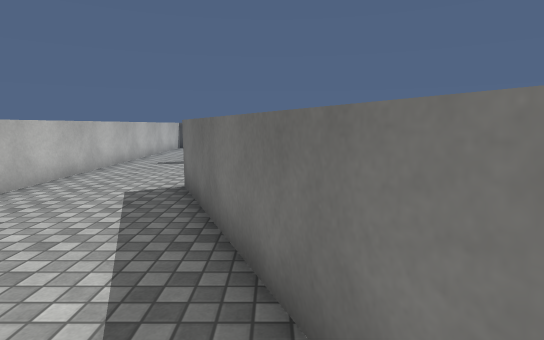
View 1 (above)

24 first-person views from a walk through a Unity game level. The camera is 1.4 m above the floor, tilts 8° down and sees 80° across. The floor is counted in squares, 1 m on a side. Each view is taken from the middle of a square. On the plan, view 1 faces up. The plan holds only what a view shows up to about 15 squares ahead; the rest is blank. The place goes on beyond the plan. The player character is not drawn. Surface patterns are stand-ins for the level's own textures.

View 2
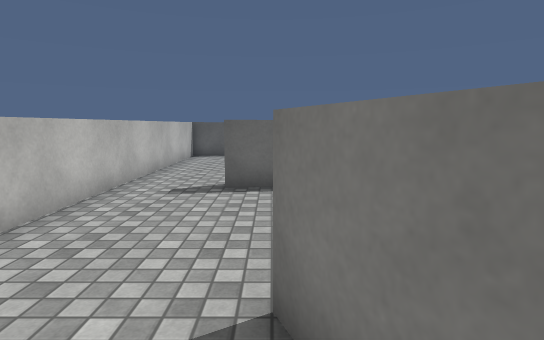

View 3
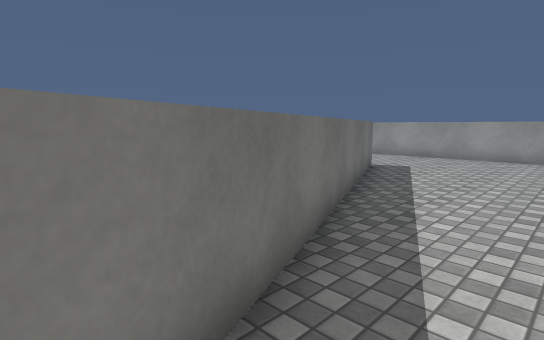

View 4
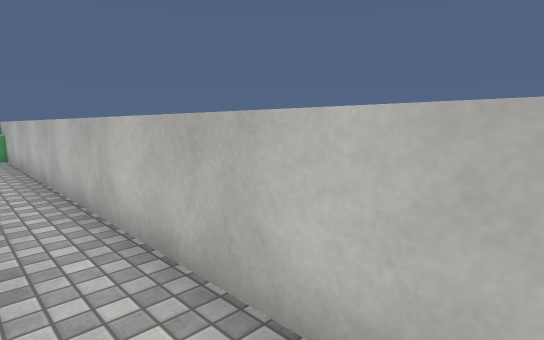

View 5
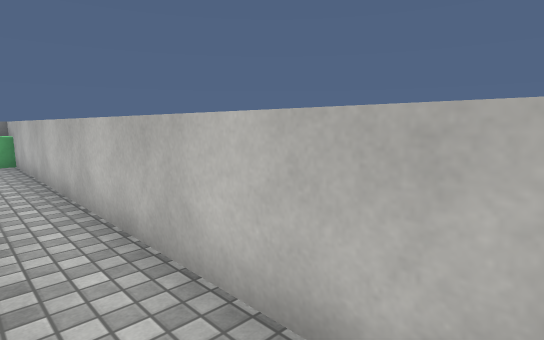

View 6
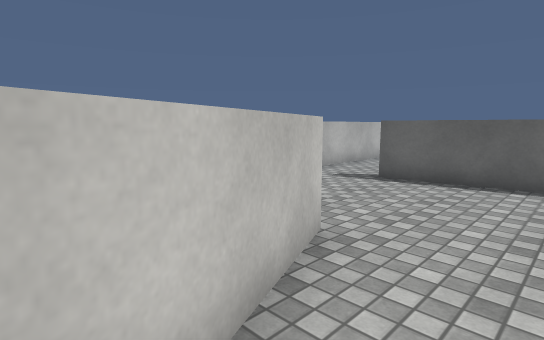

View 7
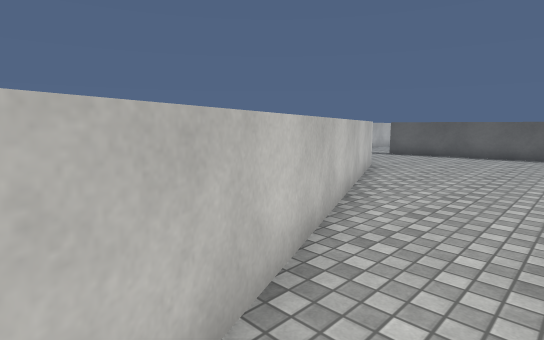

View 8
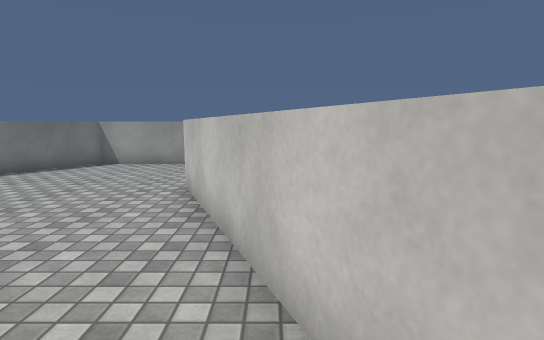

View 9
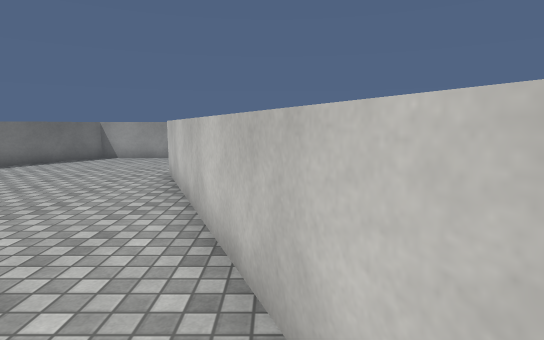

View 10
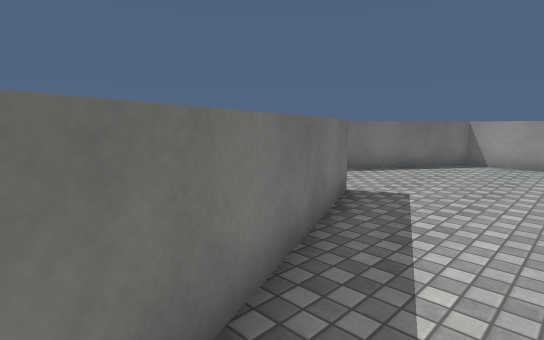

View 11
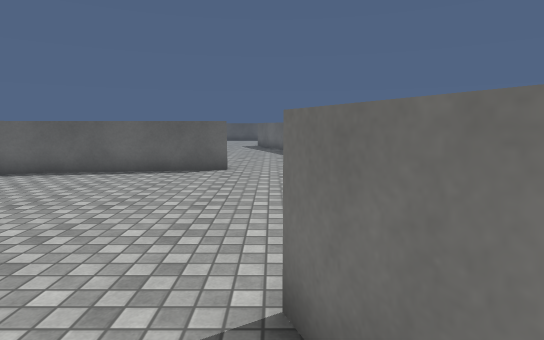

View 12
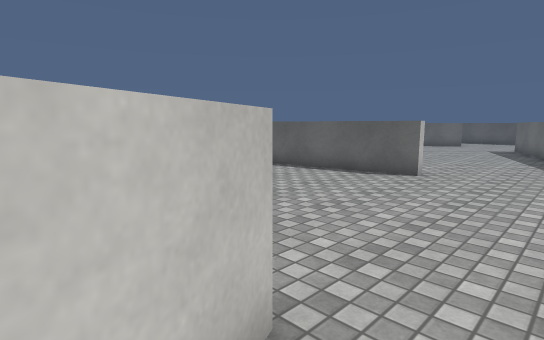

View 13
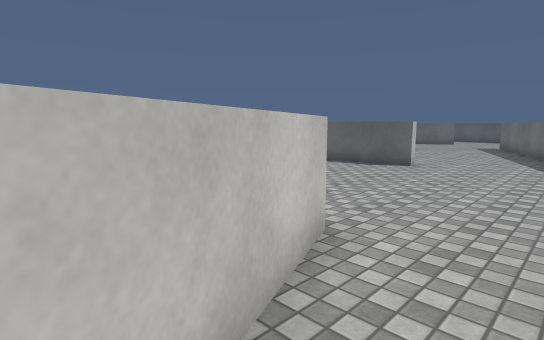

View 14
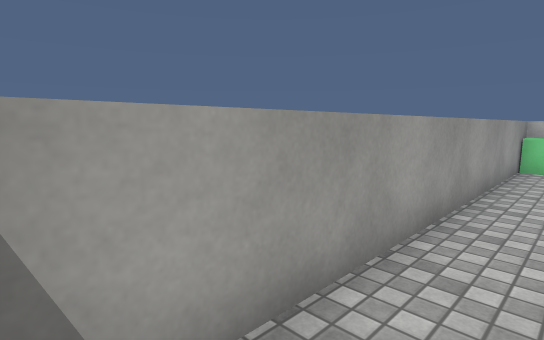

View 15
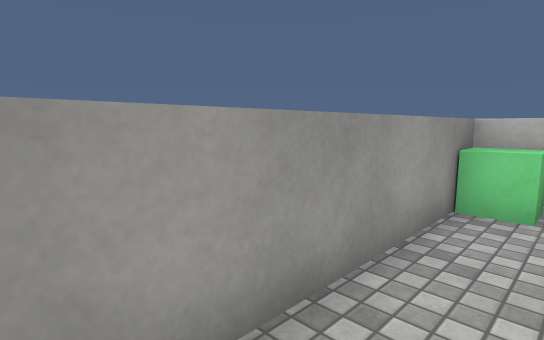

View 16
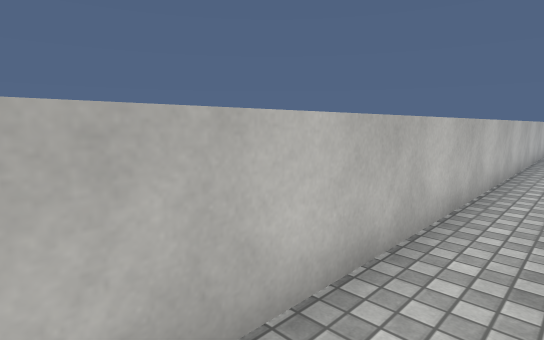

View 17
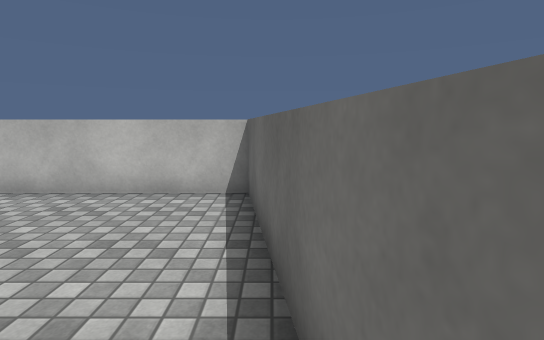

View 18
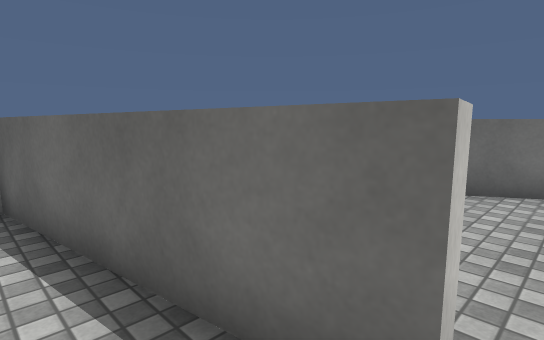

View 19
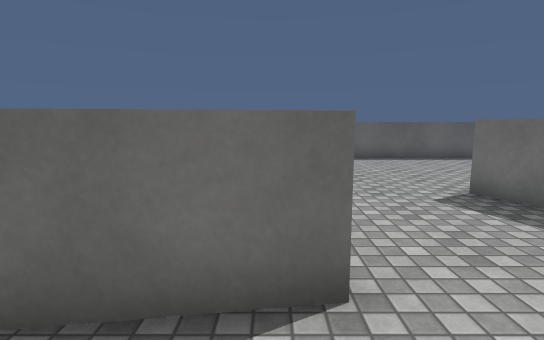

View 20
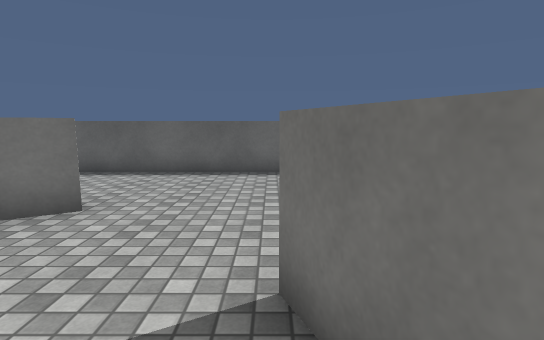

View 21
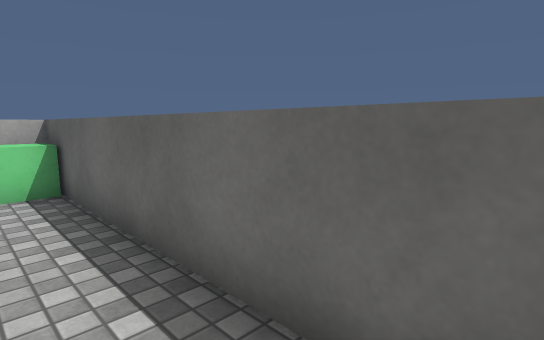

View 22
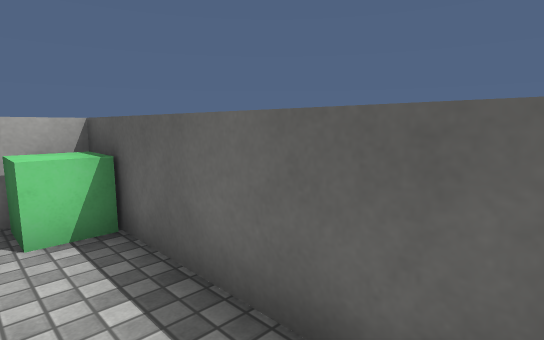

View 23
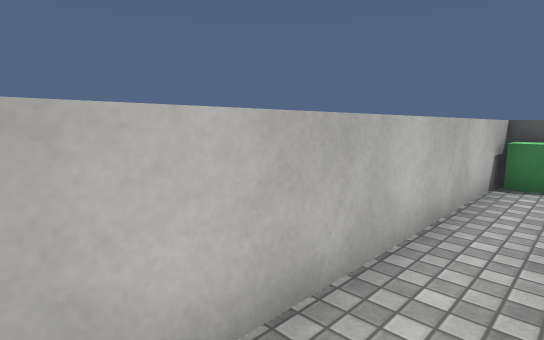

View 24
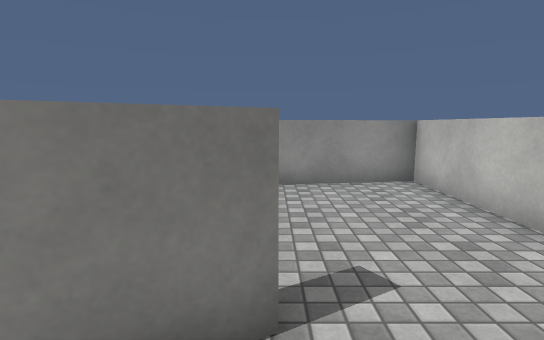

### Floor plan
Key: @ floor where view 1 was taken; # wall or solid block; . floor; ^ raised ledge; C green cube.
Columns run from 6 left of view 1 to 10 right of it. Each row starts with its distance up from view 1.
 32 ###############
 31 #C.............
 30 #.............
 29 #.    ........
 28 #.. . .......
 27 #..   .......
 26 #...........
 25 #.... .....
 24 #.... ....##
 23 #.... .....#
 22 #.... .....##
 21 #.... ^.....#
 20 ^^^^#^^.....#
 19 #..... .....##
 18 #...... .....
 17 #....   .....
 16 #...     .....
 15 #..      .....
 14 #...     .....
 13 #... ^^^^^....
 12 #..#^#........
 11 #.............
 10 #.............
  9 #.............
  8 #..............
  7 #....#.........
  6 #....#.........
  5 #....#......#..
  4 #....##.....#..
  3 #.....#.....##
  2 #.....##.....#.
  1 #......#.....#
  0 #.. ..@##....##
 -1 #.. ....#......
 -2 #.. ....#......
 -3 #.. ....#^......
 -4 #.. ...........##
 -5 #.  ...........#
 -6 #.............##
 -7 #C............#
 -8 ###############

Positions as (right, up) in squares from view 1, and headings:
1: (0, 0), facing up
2: (-2, 5), facing up
3: (-3, 7), facing down-right
4: (-4, 9), facing down-left
5: (-4, 7), facing down-left
6: (1, 4), facing up-left
7: (4, -3), facing up-left
8: (1, 4), facing down
9: (0, 6), facing down
10: (4, 5), facing down-right
11: (5, 3), facing up
12: (7, 4), facing up-left
13: (8, 2), facing up-left
14: (7, -6), facing down-left
15: (1, -6), facing down-left
16: (-4, -6), facing up-left
17: (1, 20), facing left
18: (1, 19), facing up-left
19: (0, 18), facing up
20: (4, 22), facing up
21: (3, 30), facing up-left
22: (0, 30), facing up-left
23: (-4, 22), facing up-left
24: (-2, 28), facing down
